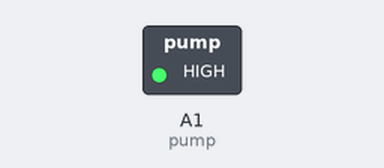
The sketch below on a simulated Arduino Uno, built with avr-gcc and run on an emulated ATmega328P. Parts: switched loads named in the sketch (green lamp = pin HIGH). Dashed ring = blinking.

Above: at 0.4 s.
Timing chart, 0 to 3.0 s (numbered marks = the images above):
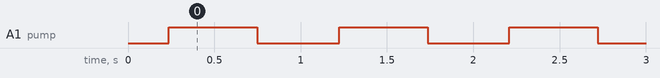

The sketch:

interval_blowing.ino
```cpp
int pump = A1;

void setup() {
  pinMode(pump, OUTPUT);
}

void loop() {

  // HIGH signal pulse ratio increasing
  for (int i = 10; i < 255; i+= 1) {
    analogWrite(pump, i);
    delayMicroseconds(2000);
  }

  // HIGH signal pulse ratio decreasing
  for (int i = 255; i > 10; i-= 1) {
    analogWrite(pump, i);
    delayMicroseconds(2000);
  }
}
```

Measured:
- by itself, A1 (pump): alternates HIGH for 0.51 s and LOW for 0.47 s
